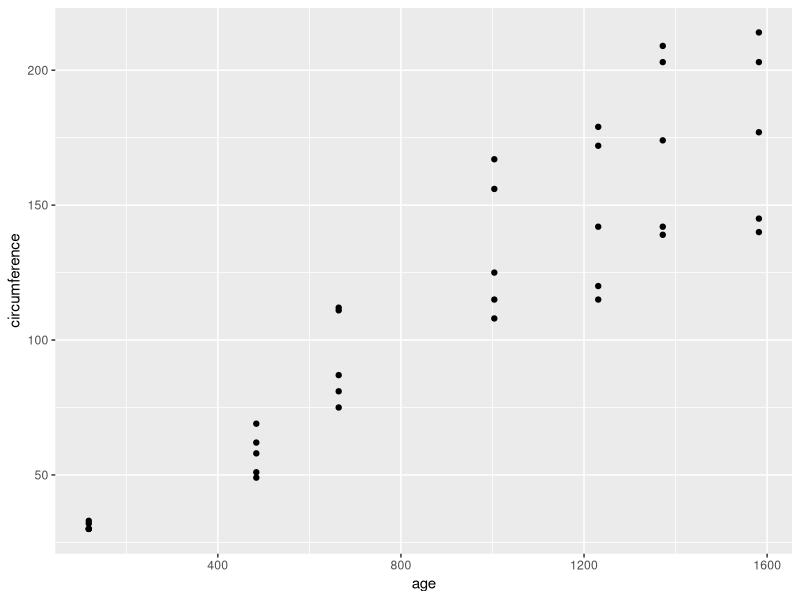
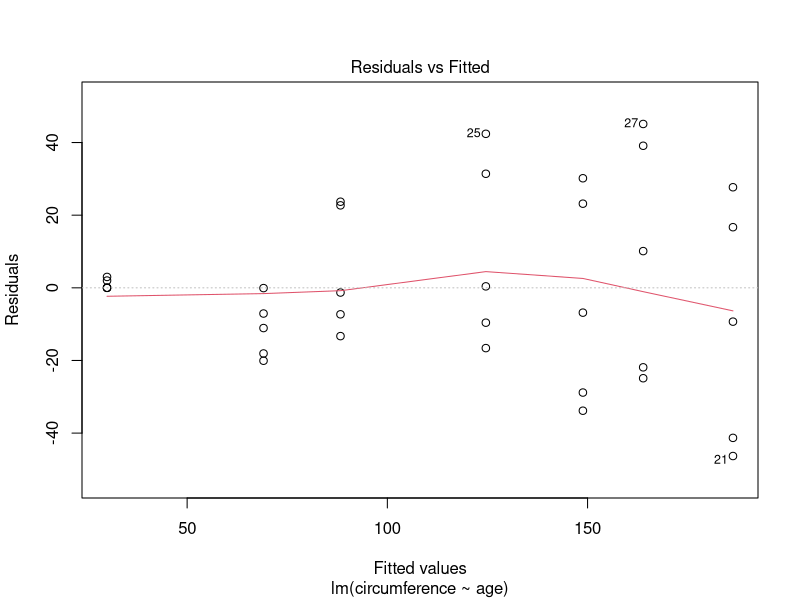
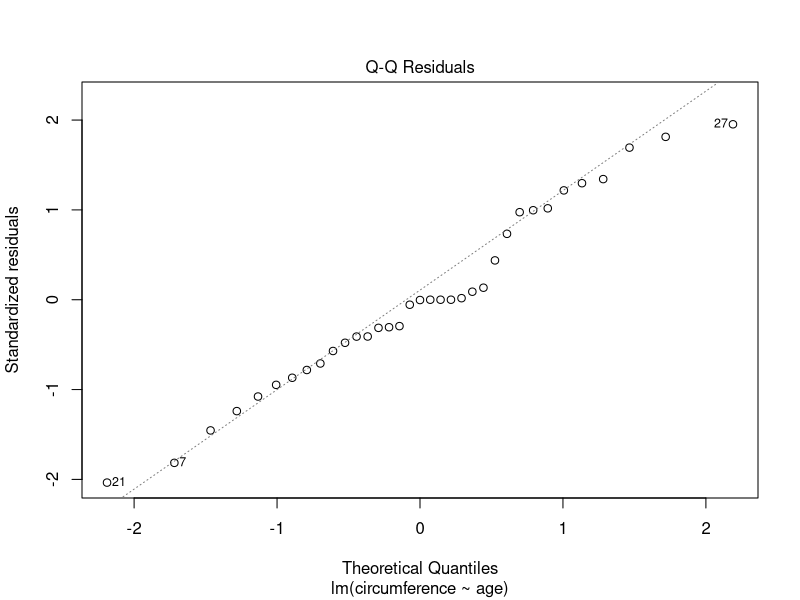
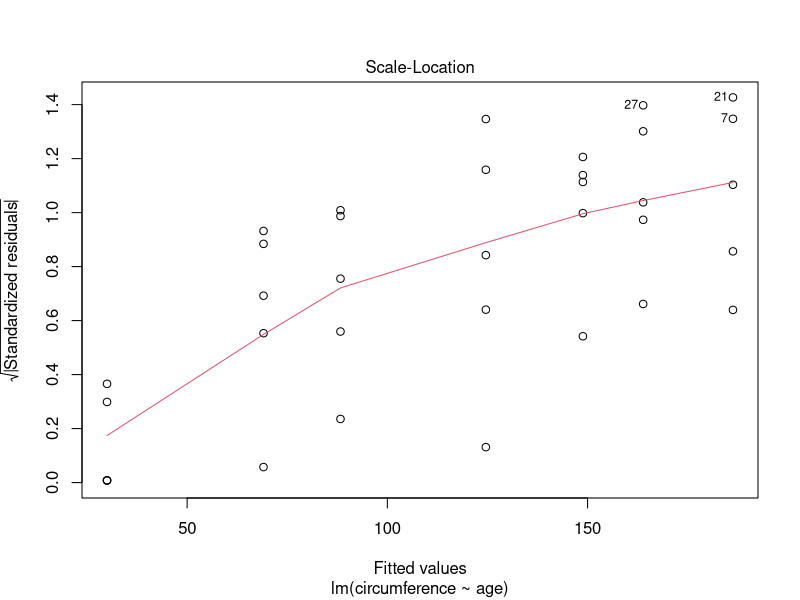
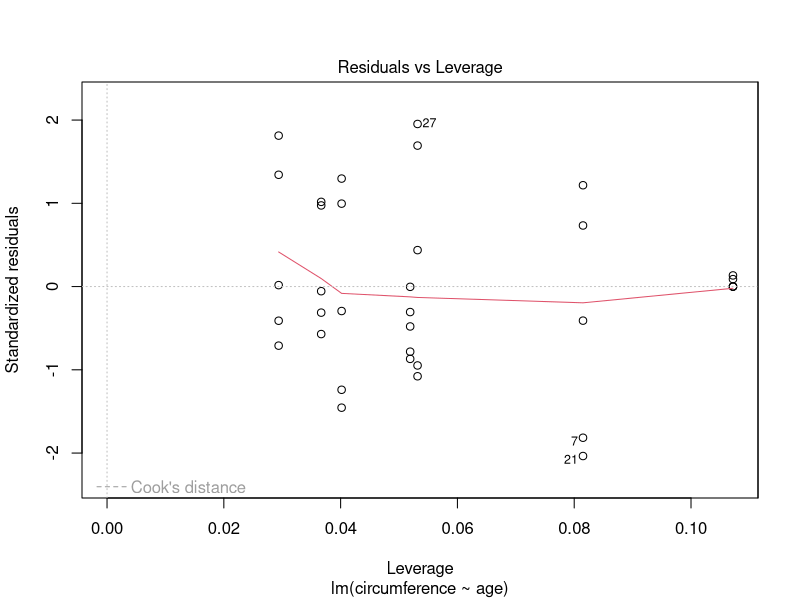
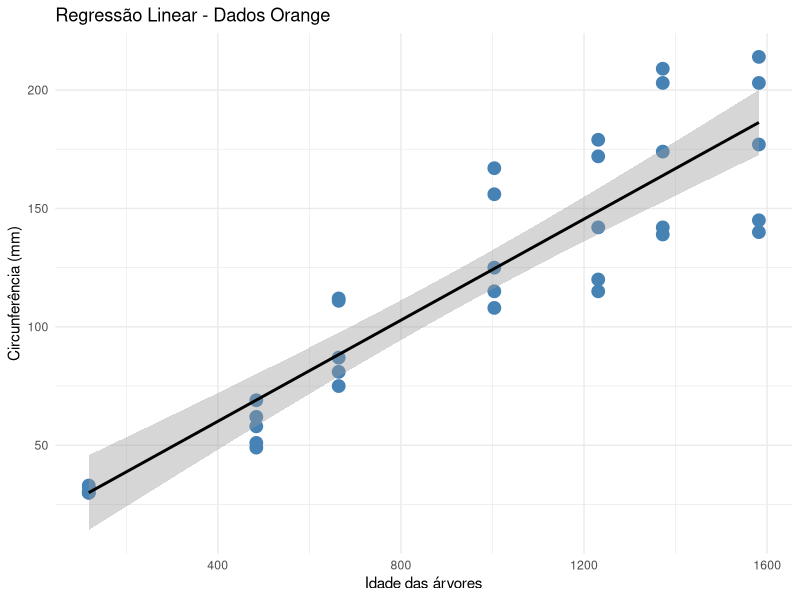

Here is the R script that generated these plots, in order:

# Regressão Linear Simples -------------------------------------------------------------------------------------------------------
# Autoria do script: Jeanne Franco -----------------------------------------------------------------------------------------------
# Data do script: 09/05/22 -------------------------------------------------------------------------------------------------------
# Referência: Curso Udemy --------------------------------------------------------------------------------------------------------

# Carregar pacote --------------------------------------------------------------------------------------------------------------------------

library(tidyverse)

# Regressão Linear -------------------------------------------------------------------------------------------------------------------------

### Regressão linear é uma equação para se estimar a condicional (valor esperado) de
### uma variável y dado os valores de uma ou mais variável x.

### y = a + bx

# Carregar dados e visualizar gráfico ------------------------------------------------------------------------------------------------------

view(Orange)

qplot(x = age, y = circumference, data = Orange)
cor.test(Orange$age, Orange$circumference)

# Função da regressão linear ---------------------------------------------------------------------------------------------------------------

rl <- lm(circumference ~ age, data = Orange)

plot(rl) # Gráficos do diagnóstico

summary(rl) # Resultados da regressão linear

# Interpretações da regressão linear -------------------------------------------------------------------------------------------------------

### O resultado indica rejeição da hipótese nula (variáveis não relacionadas)
### p < 0.05
### R-square responde o quanto o modelo explica a variação e relação entre variáveis
### Intercepção e inclinação

# Gráfico ----------------------------------------------------------------------------------------------------------------------------------

ggplot(Orange, aes(x = age, y = circumference)) +
  geom_point(colour = "steelblue", size = 4) +
  geom_smooth(method = "lm", colour = "black") +
  labs(title = "Regressão Linear - Dados Orange",
       x = "Idade das árvores", 
       y = "Circunferência (mm)") +
  theme_minimal()

# Outras funções ---------------------------------------------------------------------------------------------------------------------------

coefficients(rl) # Coeficientes do modelo
confint(rl, level = 0.95) # Intervalo de confiança
fitted(rl) # Valores previstos
residuals(rl) # Residuais
anova(rl) # Tabela ANOVA
